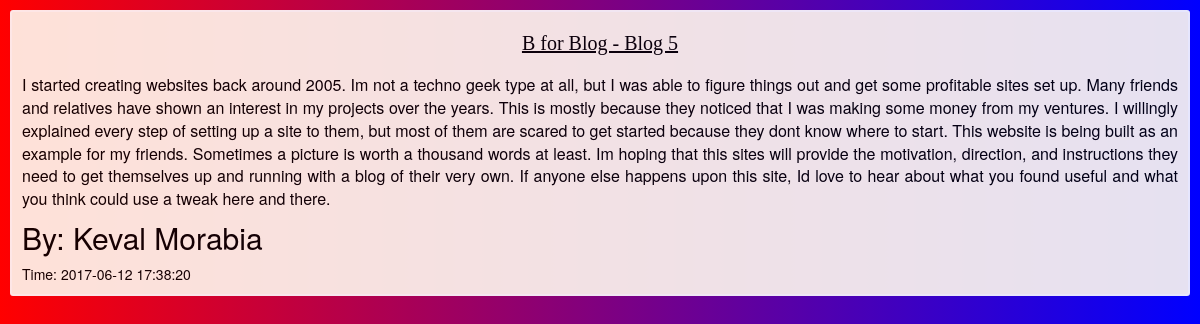
Screenshot of /read-more.php?bid=1 with the database file from the repository.
### tables this page shows
CREATE TABLE `blog` (
  `bid` int(11) NOT NULL,
  `uid` int(11) NOT NULL,
  `name` varchar(50) NOT NULL,
  `title` varchar(100) NOT NULL,
  `description` varchar(2000) DEFAULT NULL,
  `Timestamp` datetime NOT NULL DEFAULT CURRENT_TIMESTAMP,
  `published` tinyint(1) NOT NULL DEFAULT '0'
);

### read-more.php (the view, shortened to what this page needs)
<?php include'header.php';?>
<!DOCTYPE html>
<html>
<head>
</head>
<body>
<?php
	$conn = new mysqli('localhost','root','','mydb');
	$bid=$_GET['bid'];
	$result = $conn->query("select * from blog where bid='$bid' and published=1");
	$row = $result->fetch_assoc();
	echo"<div class=blog style='height:auto; margin:10px'>
		<h1><p class='blog-title'><u>".$row['title']."</u></p></h1>
		<p class=des>".$row['description']."</p>
		<h2>By: ".$row['name']."</h2>
		<p>Time: ".$row['Timestamp']."</p></div>";
?>
<div id="disqus_thread" class="col-sm-12"></div>
</body>
</html>

### header.php (shortened to what this page needs)
<head>
	<link rel="stylesheet" href="https://maxcdn.bootstrapcdn.com/bootstrap/3.3.7/css/bootstrap.min.css">
	<link rel="stylesheet" href="style.css">
</head>

### style.css (style rules this page uses)
body { background: linear-gradient(to right, #FF0000 , #0000FF); color:white }
h1 { text-align:center; color:white; }
p,h4,h3,h2 { padding:10px; margin:0; padding-top:0; }
.blog { background-color:floralwhite; border-radius:3px; border:2px solid white; overflow:auto; height:200px; opacity:0.9; }
.des { text-align:justify; font-size:16px; }
.blog-title { font-size:20px; color:black; font-family:fantasy; }

### read-more.php (style rules this page uses)
h1,body { color:black; }
.blog { margin-top:20px; }

### rows the page displays
blog: title "B for Blog - Blog 5", description "I started creating websites back around 2005. Im not a techno geek type at all, but I was able to figure things out and get some profitable sites set up. Many friends and relatives have shown an interest in my projects over the years. This is mostly because they noticed that I was making some money from my ventures. I willingly explained every step of setting up a site to them, but most of them are scared to get started because they dont know where to start. This website is being built as an example for my friends. Sometimes a picture is worth a thousand words at least. Im hoping that this sites will provide the motivation, direction, and instructions they need to get themselves up and…", name "Keval Morabia", Timestamp "2017-06-12 17:38:20"
